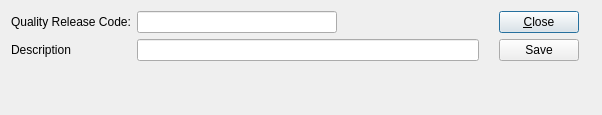
<?xml version="1.0" encoding="UTF-8"?>
<ui version="4.0">
 <comment>This file is part of the Quality Package for xTuple ERP, and is
 Copyright (c) 1999-2017 by OpenMFG LLC, d/b/a xTuple.
 It is licensed to you under the xTuple End-User License Agreement
 (&quot;the EULA&quot;), the full text of which is available at www.xtuple.com/EULA
 While the EULA gives you access to source code and encourages your
 involvement in the development process, this Package is not free software.
 By using this software, you agree to be bound by the terms of the EULA.</comment>
 <class>qreleasecode</class>
 <widget class="QDialog" name="qreleasecode">
  <property name="geometry">
   <rect>
    <x>0</x>
    <y>0</y>
    <width>602</width>
    <height>115</height>
   </rect>
  </property>
  <property name="windowTitle">
   <string>Quality Release Code</string>
  </property>
  <layout class="QGridLayout" name="gridLayout">
   <item row="0" column="0">
    <layout class="QHBoxLayout" name="horizontalLayout">
     <item>
      <layout class="QGridLayout" name="gridLayout_2">
       <item row="1" column="1">
        <layout class="QHBoxLayout" name="horizontalLayout_2">
         <item>
          <widget class="XLineEdit" name="_name">
           <property name="minimumSize">
            <size>
             <width>200</width>
             <height>0</height>
            </size>
           </property>
          </widget>
         </item>
         <item>
          <spacer name="horizontalSpacer">
           <property name="orientation">
            <enum>Qt::Horizontal</enum>
           </property>
           <property name="sizeHint" stdset="0">
            <size>
             <width>40</width>
             <height>20</height>
            </size>
           </property>
          </spacer>
         </item>
        </layout>
       </item>
       <item row="2" column="1">
        <widget class="QLineEdit" name="_desc">
         <property name="minimumSize">
          <size>
           <width>200</width>
           <height>0</height>
          </size>
         </property>
        </widget>
       </item>
       <item row="2" column="0">
        <widget class="QLabel" name="_descripLit">
         <property name="text">
          <string>Description</string>
         </property>
        </widget>
       </item>
       <item row="1" column="0">
        <widget class="QLabel" name="_nameLit">
         <property name="text">
          <string>Quality Release Code:</string>
         </property>
         <property name="buddy">
          <cstring>_name</cstring>
         </property>
        </widget>
       </item>
      </layout>
     </item>
     <item>
      <layout class="QVBoxLayout" name="verticalLayout">
       <property name="leftMargin">
        <number>14</number>
       </property>
       <property name="rightMargin">
        <number>12</number>
       </property>
       <item>
        <widget class="QPushButton" name="_close">
         <property name="text">
          <string>&amp;Close</string>
         </property>
        </widget>
       </item>
       <item>
        <widget class="QPushButton" name="_save">
         <property name="text">
          <string>Save</string>
         </property>
        </widget>
       </item>
       <item>
        <spacer name="verticalSpacer">
         <property name="orientation">
          <enum>Qt::Vertical</enum>
         </property>
         <property name="sizeType">
          <enum>QSizePolicy::Preferred</enum>
         </property>
         <property name="sizeHint" stdset="0">
          <size>
           <width>20</width>
           <height>0</height>
          </size>
         </property>
        </spacer>
       </item>
      </layout>
     </item>
    </layout>
   </item>
   <item row="2" column="0">
    <spacer name="verticalSpacer_2">
     <property name="orientation">
      <enum>Qt::Vertical</enum>
     </property>
     <property name="sizeHint" stdset="0">
      <size>
       <width>20</width>
       <height>40</height>
      </size>
     </property>
    </spacer>
   </item>
  </layout>
 </widget>
 <customwidgets>
  <customwidget>
   <class>XLineEdit</class>
   <extends>QLineEdit</extends>
   <header>xlineedit.h</header>
  </customwidget>
 </customwidgets>
 <tabstops>
  <tabstop>_save</tabstop>
  <tabstop>_close</tabstop>
 </tabstops>
 <resources/>
 <connections>
  <connection>
   <sender>_close</sender>
   <signal>clicked()</signal>
   <receiver>qreleasecode</receiver>
   <slot>close()</slot>
   <hints>
    <hint type="sourcelabel">
     <x>335</x>
     <y>31</y>
    </hint>
    <hint type="destinationlabel">
     <x>246</x>
     <y>7</y>
    </hint>
   </hints>
  </connection>
 </connections>
</ui>
